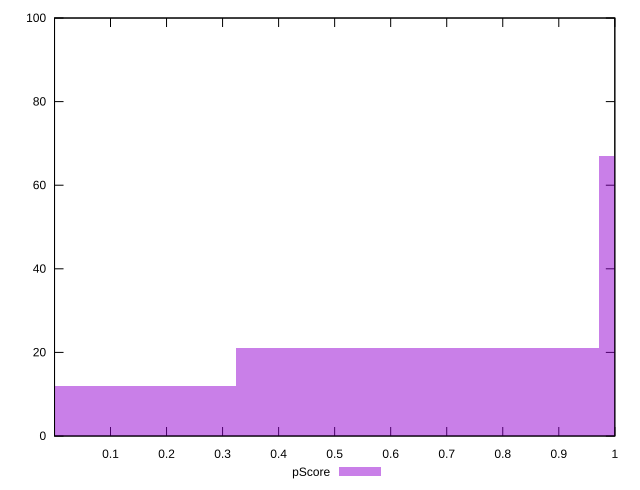

Source code (gnuplot):
reset

$pScore <<EOF
1.2954976277444938 67
0.6477488138722469 21
0 12
EOF

set key outside below
set boxwidth 0.6477488138722469
set xrange [0.00010858416936737614:0.9999993380488856]
set yrange [0:100]
set trange [0:100]
set style fill transparent solid 0.5 noborder
set terminal svg size 640, 490 enhanced background rgb 'white'
set output "report_00015_2021-02-09T16-11-33.973Z/estimated-input-latency/samples/pages+cached+noadtech/pScore/histogram.svg"

plot $pScore title "pScore" with boxes

reset
